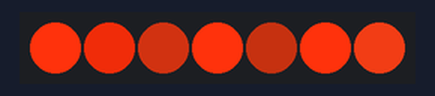
Recording of a sketch running on a simulated Arduino Uno, built with avr-gcc and run on an emulated ATmega328P. Shown: 7 RGB LEDs in strip order, left to right. Random numbers use the default seed unless the sketch sets one.

Above: at 0.45 s.
At 17.86 s:
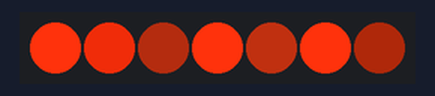
Timing chart, 0 to 40.0 s (numbered marks = the images above):
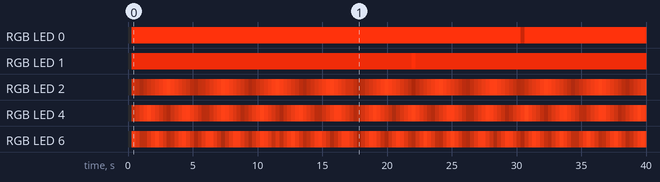

Measured:
- by itself, RGB LED 0: off → RGB(255, 50, 12) at 0.30 s, → RGB(107, 20, 4) 30.0 s later, → RGB(255, 50, 12) 0.30 s later
- by itself, RGB LED 1: off → RGB(206, 38, 8) at 0.30 s, → RGB(255, 48, 10) 21.6 s later, → RGB(206, 38, 8) 0.30 s later
- by itself, RGB LED 2: off → RGB(120, 29, 10) at 0.30 s, → RGB(88, 22, 7) 0.30 s later, → RGB(56, 14, 5) 0.30 s later, → RGB(84, 21, 7) 0.30 s later, … (133 changes in this stretch)
- by itself, RGB LED 6: off → RGB(211, 53, 18) at 0.30 s, → RGB(146, 36, 12) 0.30 s later, → RGB(83, 21, 7) 0.30 s later, → RGB(88, 22, 7) 0.30 s later, … (133 changes in this stretch)

The sketch:

candle.ino
```cpp
// NeoPixel test program showing use of the WHITE channel for RGBW
// pixels only (won't look correct on regular RGB NeoPixel strips).

#include <Adafruit_NeoPixel.h>
#ifdef __AVR__
#include <avr/power.h>  // Required for 16 MHz Adafruit Trinket
#endif

// Which pin on the Arduino is connected to the NeoPixels?
// On a Trinket or Gemma we suggest changing this to 1:
#define LED_PIN 2

// How many NeoPixels are attached to the Arduino?
#define LED_COUNT 7

// NeoPixel brightness, 0 (min) to 255 (max)
#define BRIGHTNESS 255  // Set BRIGHTNESS to about 1/5 (max = 255)

// Declare our NeoPixel strip object:
Adafruit_NeoPixel strip(LED_COUNT, LED_PIN, NEO_GRBW + NEO_KHZ800);
// Argument 1 = Number of pixels in NeoPixel strip
// Argument 2 = Arduino pin number (most are valid)
// Argument 3 = Pixel type flags, add together as needed:
//   NEO_KHZ800  800 KHz bitstream (most NeoPixel products w/WS2812 LEDs)
//   NEO_KHZ400  400 KHz (classic 'v1' (not v2) FLORA pixels, WS2811 drivers)
//   NEO_GRB     Pixels are wired for GRB bitstream (most NeoPixel products)
//   NEO_RGB     Pixels are wired for RGB bitstream (v1 FLORA pixels, not v2)
//   NEO_RGBW    Pixels are wired for RGBW bitstream (NeoPixel RGBW products)

int r1 = 255;
int r2 = 255;
int g1 = 40;
int g2 = 50;
int b1 = 2;
int b2 = 5;
int w1 = 10;
int w2 = 20;

int maxBrightness = 255;
int minBrightness = 50;
int lerpProgress[LED_COUNT] = {255, 200, 140, 255, 20, 255, 255};
int lerpDirection[LED_COUNT] = {0, 0, -1, 0, -1, 0, -1};
int lerpInterval[LED_COUNT] = {5, 5, 10, 5, 7, 5, 5};
int red[LED_COUNT] = {r1, r1, r1, r1, r1, r1, r1};
int green[LED_COUNT] = {g1, g1, g2, g1, g2, g1, g2};
int blue[LED_COUNT] = {b1, b1, b2, b1, b2, b1, b2};
int white[LED_COUNT] = {w1, w1, w2, w1, w2, w1, w2};
long lastUpdateTime[LED_COUNT];

int blinkInterval = 0;
int blinkPixel = -1;
int maxBlinkSteps = 255;
int minBlinkSteps = 100;
int blinkProgress = maxBlinkSteps;
int blinkDirection = -1;
long lastBlinkTime;

void setup() {
  // These lines are specifically to support the Adafruit Trinket 5V 16 MHz.
  // Any other board, you can remove this part (but no harm leaving it):
#if defined(__AVR_ATtiny85__) && (F_CPU == 16000000)
  clock_prescale_set(clock_div_1);
#endif
  // END of Trinket-specific code.

  strip.begin();  // INITIALIZE NeoPixel strip object (REQUIRED)
  strip.show();   // Turn OFF all pixels ASAP
  strip.setBrightness(BRIGHTNESS);
  Serial.begin(9600);

  long timeNow = millis();
  for (int i = 0; i < LED_COUNT; i++) {
    lastUpdateTime[i] = timeNow;
  }
  lastBlinkTime = millis();
}

void loop() {
  if (blinkPixel == -1 && millis() - lastBlinkTime > blinkInterval) {
    blinkPixel = random(LED_COUNT);
    blinkDirection = -1;
    blinkProgress = maxBlinkSteps + blinkDirection;
  }
  for (int i = 0; i < LED_COUNT; i++) {
    if (i == blinkPixel){
      blinkLight(i);
    }
    else {
      lerpLight(i);
    }
  }
  strip.show();
}

void lerpLight(int pixel) {
  if (millis() - lastUpdateTime[pixel] < lerpInterval[pixel]) return;
  int r = red[pixel] * lerpProgress[pixel] / maxBrightness;
  int g = green[pixel] * lerpProgress[pixel] / maxBrightness;
  int b = blue[pixel] * lerpProgress[pixel] / maxBrightness;
  int w = white[pixel] * lerpProgress[pixel] / maxBrightness;
  strip.setPixelColor(pixel, r, g, b, w);
  lerpProgress[pixel] += lerpDirection[pixel];
  if (lerpProgress[pixel] <=  minBrightness) {
    lerpProgress[pixel] = minBrightness;
    lerpDirection[pixel] *= -1;
  } else if (lerpProgress[pixel] >= maxBrightness) {
    lerpProgress[pixel] = maxBrightness;
    lerpDirection[pixel] *= -1;
  }
  lastUpdateTime[pixel] = millis();
}

void blinkLight(int pixel) {
  int r = red[pixel] * blinkProgress / maxBlinkSteps;
  int g = green[pixel] * blinkProgress / maxBlinkSteps;
  int b = blue[pixel] * blinkProgress / maxBlinkSteps;
  int w = white[pixel] * blinkProgress / maxBlinkSteps;
  strip.setPixelColor(pixel, r, g, b, w);
  blinkProgress += blinkDirection;
  if (blinkProgress == minBlinkSteps) {
    blinkDirection *= -1;
  }
  if (blinkProgress == maxBlinkSteps){
    blinkPixel = -1;
    lastBlinkTime = millis();
    blinkInterval = getBlinkInterval();
  }
}

int getBlinkInterval() {
  return random(2000, 6000);
}
```
